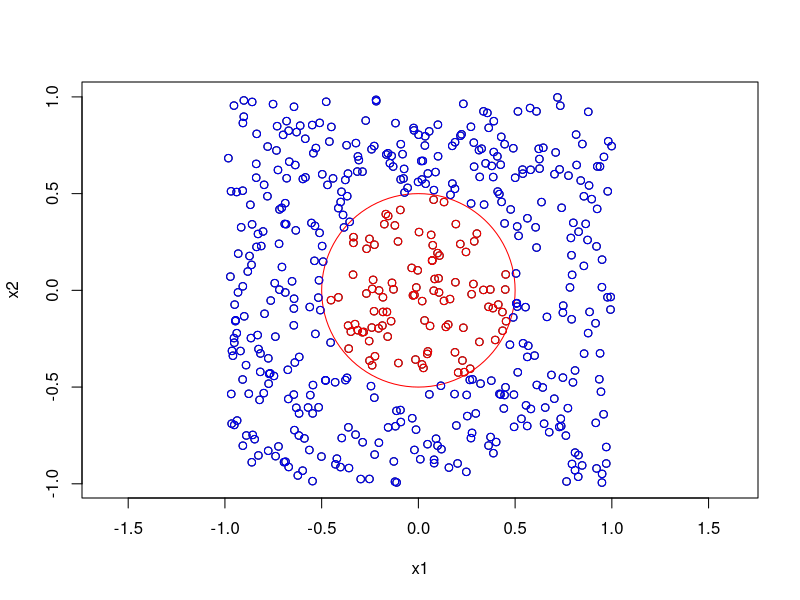
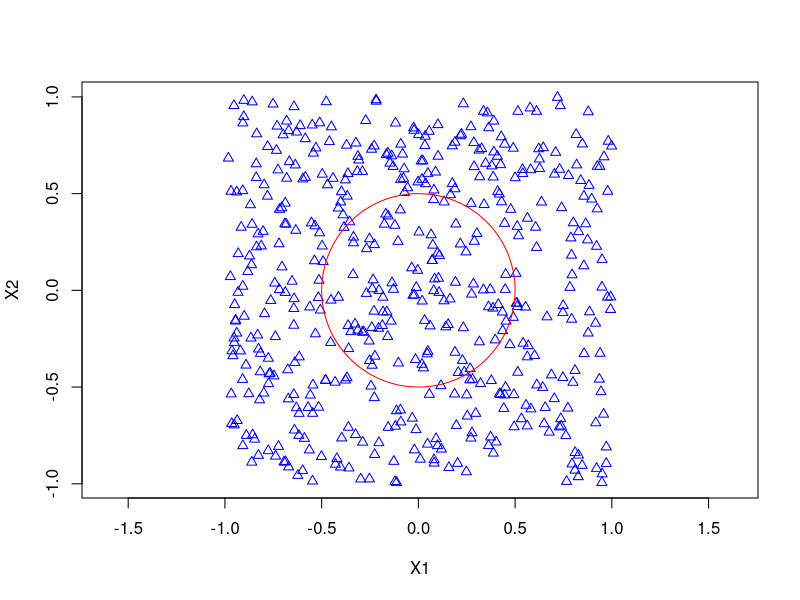
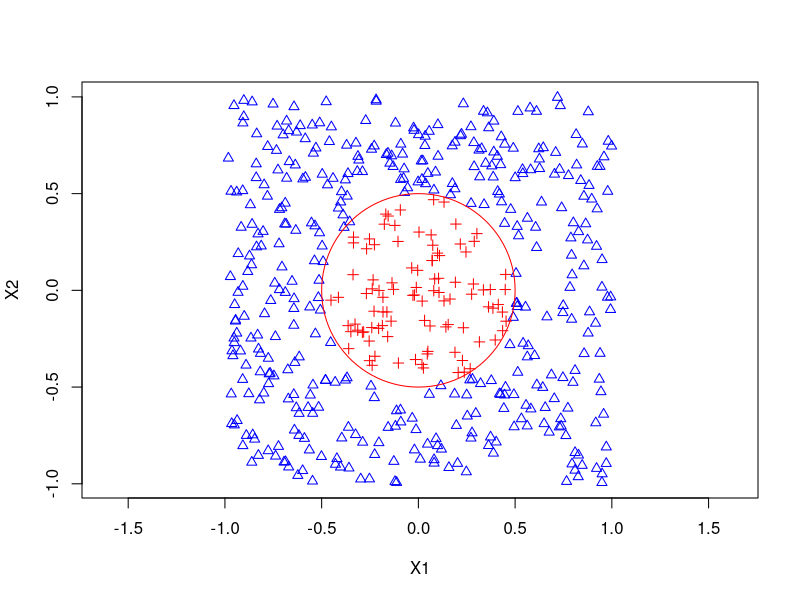
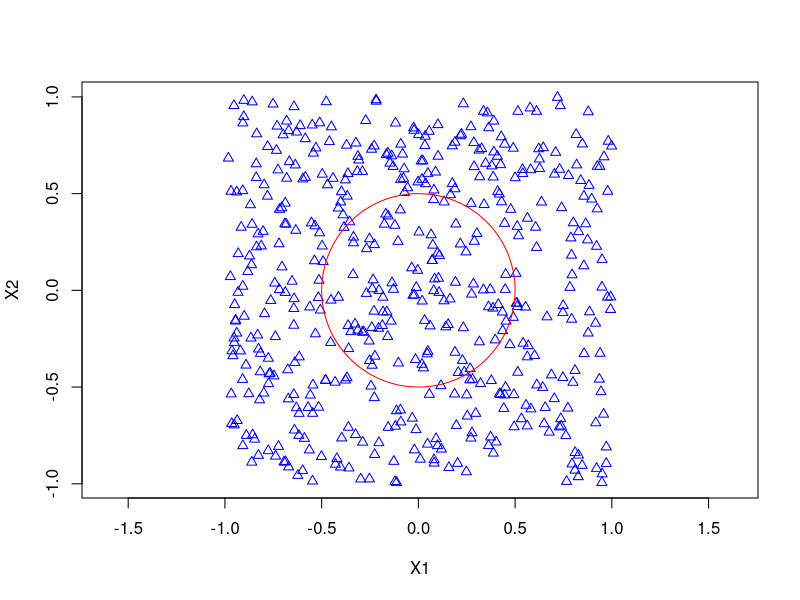
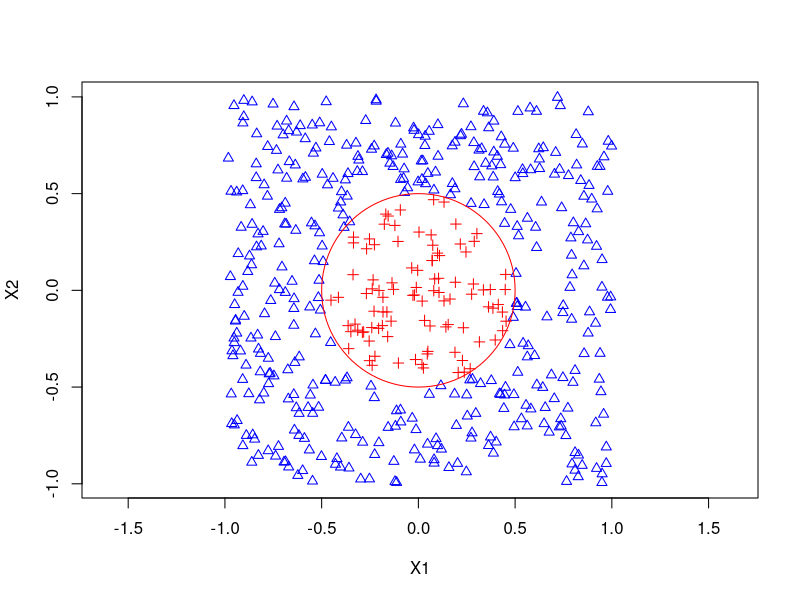

Write R code to recreate these figures, in order.
library(plotrix)

set.seed(1992)
x1 = runif(500) * 2 - 1
x2 = runif(500) * 2 - 1

index = x1^2 + x2^2
index1 = index > 0.5^2
index2 = index <= 0.5^2

blue = data.frame(x1[index1], x2[index1])
red = data.frame(x1[index2], x2[index2])

# the order of displaying following graphs is important!
plot(x1, x2, asp = 1)
draw.circle(0,0,0.5,border = "red")
points(blue, col="blue")
points(red, col="red")

# fit logistic regression
y = 1 * (x1^2 + x2^2 > 0.5^2)
data = data.frame(x1, x2, y)
summary(data)
logit.fit = glm(y ~ x1 + x2, family = "binomial")
summary(logit.fit)

probs <- predict(logit.fit, data, type = "response")
preds <- rep(0, 500)
preds[probs > 0.5] = 1
plot(data[preds == 1, ]$x1, data[preds == 1, ]$x2, col = "blue", pch = 2, xlab = "X1", ylab = "X2", asp=1)
points(data[preds == 0, ]$x1, data[preds == 0, ]$x2, col = "red", pch = 3)
draw.circle(0,0,0.5,border = "red")

# logistic regression with non-linear predictors
logitnl.fit <- glm(y ~ poly(x1, 2) + poly(x2, 2) + I(x1 * x2), family = "binomial")
summary(logitnl.fit)

probs <- predict(logitnl.fit, data, type = "response")
preds <- rep(0, 500)
preds[probs > 0.5] = 1
plot(data[preds == 1, ]$x1, data[preds == 1, ]$x2, col = "blue", pch = 2, xlab = "X1", ylab = "X2", asp=1)
points(data[preds == 0, ]$x1, data[preds == 0, ]$x2, col = "red", pch = 3)
draw.circle(0,0,0.5,border = "red")

# Fit a support vector classifier to the data with X1 and X2 as predictors.
library(e1071)
data$y <- as.factor(data$y)
svm.fit <- svm(y ~ x1 + x2, data, kernel = "linear", cost = 0.01)
preds <- predict(svm.fit, data)
# still, the order matters.
plot(data[preds == 1, ]$x1, data[preds == 1, ]$x2, col = "blue", pch = 2, xlab = "X1", ylab = "X2", asp=1)
points(data[preds == 0, ]$x1, data[preds == 0, ]$x2, col = "red", pch = 3)
draw.circle(0,0,0.5,border = "red")

# Fit a SVM using a non-linear kernel to the data with X1 and X2 as predictors.
data$y <- as.factor(data$y)
svmnl.fit <- svm(y ~ x1 + x2, data, kernel = "radial", gamma = 10000)
preds <- predict(svmnl.fit, data)
plot(data[preds == 1, ]$x1, data[preds == 1, ]$x2, col = "blue", pch = 2, xlab = "X1", ylab = "X2", asp=1)
points(data[preds == 0, ]$x1, data[preds == 0, ]$x2, col = "red", pch = 3)
draw.circle(0,0,0.5,border = "red")






